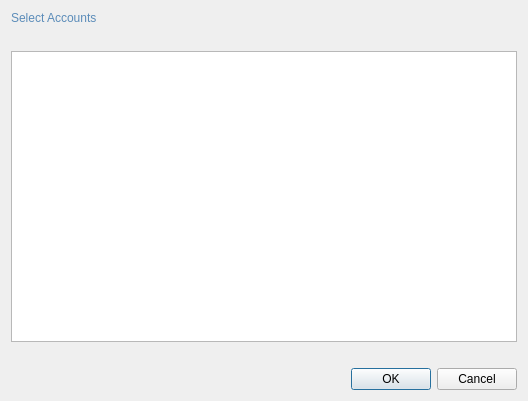
<?xml version="1.0" encoding="UTF-8"?>
<ui version="4.0">
 <class>Dialog</class>
 <widget class="QDialog" name="Dialog">
  <property name="geometry">
   <rect>
    <x>0</x>
    <y>0</y>
    <width>528</width>
    <height>401</height>
   </rect>
  </property>
  <property name="windowTitle">
   <string>Dialog</string>
  </property>
  <layout class="QVBoxLayout" name="verticalLayout">
   <item>
    <widget class="QLabel" name="label">
     <property name="styleSheet">
      <string notr="true">font: 14pt &quot;Arial&quot;;
color: #5b8cb9;</string>
     </property>
     <property name="text">
      <string>Select Accounts</string>
     </property>
    </widget>
   </item>
   <item>
    <widget class="QListView" name="listView">
     <property name="styleSheet">
      <string notr="true">margin: 20px 0px;</string>
     </property>
     <property name="selectionMode">
      <enum>QAbstractItemView::ExtendedSelection</enum>
     </property>
    </widget>
   </item>
   <item>
    <widget class="QDialogButtonBox" name="buttonBox">
     <property name="orientation">
      <enum>Qt::Horizontal</enum>
     </property>
     <property name="standardButtons">
      <set>QDialogButtonBox::Cancel|QDialogButtonBox::Ok</set>
     </property>
    </widget>
   </item>
  </layout>
 </widget>
 <resources/>
 <connections>
  <connection>
   <sender>buttonBox</sender>
   <signal>accepted()</signal>
   <receiver>Dialog</receiver>
   <slot>accept()</slot>
   <hints>
    <hint type="sourcelabel">
     <x>248</x>
     <y>254</y>
    </hint>
    <hint type="destinationlabel">
     <x>157</x>
     <y>274</y>
    </hint>
   </hints>
  </connection>
  <connection>
   <sender>buttonBox</sender>
   <signal>rejected()</signal>
   <receiver>Dialog</receiver>
   <slot>reject()</slot>
   <hints>
    <hint type="sourcelabel">
     <x>316</x>
     <y>260</y>
    </hint>
    <hint type="destinationlabel">
     <x>286</x>
     <y>274</y>
    </hint>
   </hints>
  </connection>
 </connections>
</ui>
